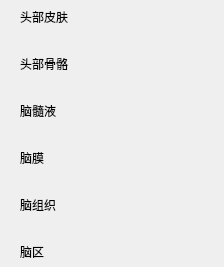
             <widget class="QWidget" name="tab_13">
              <attribute name="title">
               <string>模型绑定</string>
              </attribute>
              <widget class="QLabel" name="label_88">
               <property name="geometry">
                <rect>
                 <x>20</x>
                 <y>10</y>
                 <width>195</width>
                 <height>13</height>
                </rect>
               </property>
               <property name="text">
                <string>头部皮肤</string>
               </property>
              </widget>
              <widget class="QLabel" name="label_85">
               <property name="geometry">
                <rect>
                 <x>20</x>
                 <y>57</y>
                 <width>195</width>
                 <height>13</height>
                </rect>
               </property>
               <property name="text">
                <string>头部骨骼</string>
               </property>
              </widget>
              <widget class="QLabel" name="label_90">
               <property name="geometry">
                <rect>
                 <x>20</x>
                 <y>104</y>
                 <width>195</width>
                 <height>13</height>
                </rect>
               </property>
               <property name="text">
                <string>脑髓液</string>
               </property>
              </widget>
              <widget class="QLabel" name="label_91">
               <property name="geometry">
                <rect>
                 <x>20</x>
                 <y>198</y>
                 <width>195</width>
                 <height>13</height>
                </rect>
               </property>
               <property name="text">
                <string>脑组织</string>
               </property>
              </widget>
              <widget class="QLabel" name="label_87">
               <property name="geometry">
                <rect>
                 <x>20</x>
                 <y>151</y>
                 <width>195</width>
                 <height>13</height>
                </rect>
               </property>
               <property name="text">
                <string>脑膜</string>
               </property>
              </widget>
              <widget class="QLabel" name="label_89">
               <property name="geometry">
                <rect>
                 <x>20</x>
                 <y>245</y>
                 <width>195</width>
                 <height>13</height>
                </rect>
               </property>
               <property name="text">
                <string>脑区</string>
               </property>
              </widget>
             </widget>
